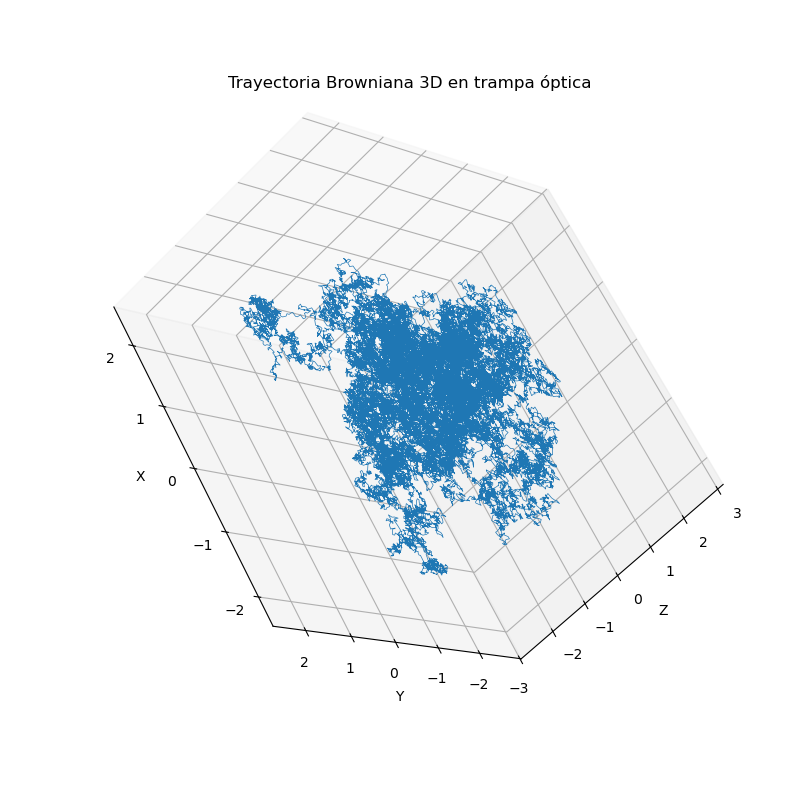

Write Python code to recreate this figure.
# -*- coding: utf-8 -*-
"""
Created on Tue May 26 20:40:27 2026

@author: mjorg
"""

import os
os.environ["KMP_DUPLICATE_LIB_OK"] = "TRUE"

import torch
import matplotlib.pyplot as plt

# =====================================
# GPU
# =====================================
device = "cuda"

# =====================================
# parámetros físicos
# =====================================
dt = 0.001
N = 50000

gamma = 1.0

# rigideces de la trampa
kx = 0.8
ky = 0.6
kz = 0.3

# difusión térmica
D = 0.4

# =====================================
# tensores GPU
# =====================================
x = torch.zeros(N, device=device)
y = torch.zeros(N, device=device)
z = torch.zeros(N, device=device)

# condición inicial
x[0] = 1.5
y[0] = -1.0
z[0] = 0.8

# amplitud del ruido
noise_scale = torch.sqrt(torch.tensor(2 * D * dt, device=device))

# =====================================
# simulación
# =====================================
for i in range(N - 1):

    # ruido browniano
    nx = noise_scale * torch.randn(1, device=device)
    ny = noise_scale * torch.randn(1, device=device)
    nz = noise_scale * torch.randn(1, device=device)

    # ecuaciones de Langevin
    dx = (-kx / gamma) * x[i] * dt + nx
    dy = (-ky / gamma) * y[i] * dt + ny
    dz = (-kz / gamma) * z[i] * dt + nz

    # actualizar posiciones
    x[i + 1] = x[i] + dx
    y[i + 1] = y[i] + dy
    z[i + 1] = z[i] + dz

# =====================================
# mover a CPU
# =====================================
x_cpu = x.cpu().numpy()
y_cpu = y.cpu().numpy()
z_cpu = z.cpu().numpy()

# =====================================
# gráfica 3D
# =====================================
fig = plt.figure(figsize=(8,8))

ax = fig.add_subplot(111, projection='3d')

ax.plot(x_cpu, y_cpu, z_cpu, linewidth=0.5)

ax.set_xlabel("X")
ax.set_ylabel("Y")
ax.set_zlabel("Z")

ax.set_title("Trayectoria Browniana 3D en trampa óptica")

plt.show()

# =====================================
# información CUDA
# =====================================
print("CUDA disponible:", torch.cuda.is_available())
print("GPU usada:", torch.cuda.get_device_name(0))
